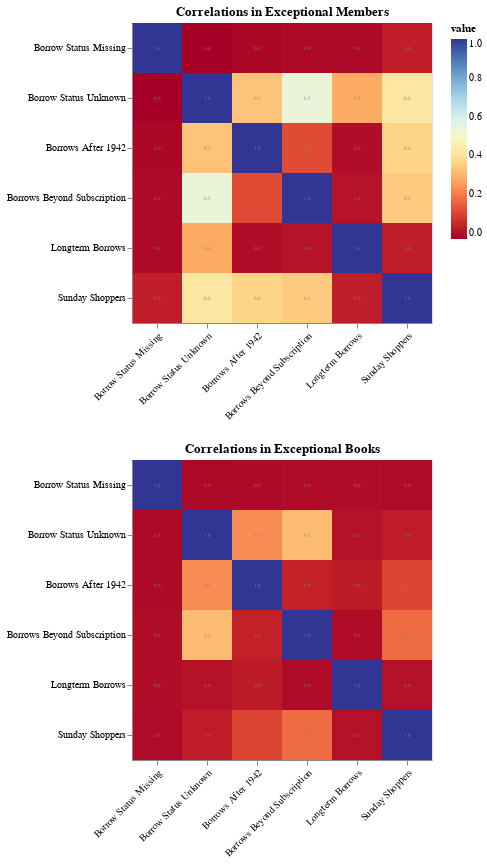

The notebook cell saved with this chart:
### Code cell
chart_books = get_correlation_chart(books_df, 'id', 'Correlations in Exceptional Books')
chart_members = get_correlation_chart(members_df, 'member_id', 'Correlations in Exceptional Members')

alt.vconcat(*[chart_members, chart_books])

### Figure 1 — Vega-Lite specification as saved in the notebook (floating-point values rounded to 4 significant figures)
{"config": {"view": {"continuousWidth": 400, "continuousHeight": 300}}, "vconcat": [{"layer": [{"mark": "rect", "encoding": {"color": {"field": "value", "scale": {"scheme": "redyellowblue"}, "type": "quantitative"}, "x": {"axis": {"labelAngle": -45, "title": ""}, "field": "cat", "type": "nominal"}, "y": {"axis": {"title": ""}, "field": "key", "type": "nominal"}}, "height": 300, "title": "Correlations in Exceptional Members", "transform": [{"fold": ["Borrows After 1942", "Borrows Beyond Subscription", "Sunday Shoppers", "Borrow Status Unknown", "Borrow Status Missing", "Longterm Borrows"]}], "width": 300}, {"mark": {"type": "text", "color": "grey", "size": 5}, "encoding": {"text": {"field": "value", "format": "0.1f", "type": "quantitative"}, "x": {"axis": {"labelAngle": -45, "title": ""}, "field": "cat", "type": "nominal"}, "y": {"axis": {"title": ""}, "field": "key", "type": "nominal"}}, "height": 300, "title": "Correlations in Exceptional Members", "transform": [{"fold": ["Borrows After 1942", "Borrows Beyond Subscription", "Sunday Shoppers", "Borrow Status Unknown", "Borrow Status Missing", "Longterm Borrows"]}], "width": 300}], "data": {"name": "data-4c999b48e3b0bc9628a556ee3fdba8c4"}}, {"layer": [{"mark": "rect", "encoding": {"color": {"field": "value", "scale": {"scheme": "redyellowblue"}, "type": "quantitative"}, "x": {"axis": {"labelAngle": -45, "title": ""}, "field": "cat", "type": "nominal"}, "y": {"axis": {"title": ""}, "field": "key", "type": "nominal"}}, "height": 300, "title": "Correlations in Exceptional Books", "transform": [{"fold": ["Borrows Beyond Subscription", "Longterm Borrows", "Borrow Status Unknown", "Borrows After 1942", "Sunday Shoppers", "Borrow Status Missing"]}], "width": 300}, {"mark": {"type": "text", "color": "grey", "size": 5}, "encoding": {"text": {"field": "value", "format": "0.1f", "type": "quantitative"}, "x": {"axis": {"labelAngle": -45, "title": ""}, "field": "cat", "type": "nominal"}, "y": {"axis": {"title": ""}, "field": "key", "type": "nominal"}}, "height": 300, "title": "Correlations in Exceptional Books", "transform": [{"fold": ["Borrows Beyond Subscription", "Longterm Borrows", "Borrow Status Unknown", "Borrows After 1942", "Sunday Shoppers", "Borrow Status Missing"]}], "width": 300}], "data": {"name": "data-4fa8842c597ceed873a2f7bac021bb50"}}], "$schema": "https://vega.github.io/schema/vega-lite/v4.17.0.json", "datasets": {"data-4c999b48e3b0bc9628a556ee3fdba8c4": [{"exceptional_types": "Borrows After 1942", "Borrows After 1942": 1.0, "Borrows Beyond Subscription": 0.1161, "Sunday Shoppers": 0.3637, "Borrow Status Unknown": 0.3277, "Borrow Status Missing": -0.01511, "Longterm Borrows": -0.002875, "cat": "Borrows After 1942"}, {"exceptional_types": "Borrows Beyond Subscription", "Borrows After 1942": 0.1161, "Borrows Beyond Subscription": 1.0, "Sunday Shoppers": 0.3426, "Borrow Status Unknown": 0.5414, "Borrow Status Missing": -0.01168, "Longterm Borrows": 0.007831, "cat": "Borrows Beyond Subscription"}, {"exceptional_types": "Sunday Shoppers", "Borrows After 1942": 0.3637, "Borrows Beyond Subscription": 0.3426, "Sunday Shoppers": 1.0, "Borrow Status Unknown": 0.4172, "Borrow Status Missing": 0.02911, "Longterm Borrows": 0.02974, "cat": "Sunday Shoppers"}, {"exceptional_types": "Borrow Status Unknown", "Borrows After 1942": 0.3277, "Borrows Beyond Subscription": 0.5414, "Sunday Shoppers": 0.4172, "Borrow Status Unknown": 1.0, "Borrow Status Missing": -0.03054, "Longterm Borrows": 0.2765, "cat": "Borrow Status Unknown"}, {"exceptional_types": "Borrow Status Missing", "Borrows After 1942": -0.01511, "Borrows Beyond Subscription": -0.01168, "Sunday Shoppers": 0.02911, "Borrow Status Unknown": -0.03054, "Borrow Status Missing": 1.0, "Longterm Borrows": -0.01176, "cat": "Borrow Status Missing"}, {"exceptional_types": "Longterm Borrows", "Borrows After 1942": -0.002875, "Borrows Beyond Subscription": 0.007831, "Sunday Shoppers": 0.02974, "Borrow Status Unknown": 0.2765, "Borrow Status Missing": -0.01176, "Longterm Borrows": 1.0, "cat": "Longterm Borrows"}], "data-4fa8842c597ceed873a2f7bac021bb50": [{"exceptional_types": "Borrows Beyond Subscription", "Borrows Beyond Subscription": 1.0, "Longterm Borrows": -0.005448, "Borrow Status Unknown": 0.3113, "Borrows After 1942": 0.03576, "Sunday Shoppers": 0.1699, "Borrow Status Missing": -0.006324, "cat": "Borrows Beyond Subscription"}, {"exceptional_types": "Longterm Borrows", "Borrows Beyond Subscription": -0.005448, "Longterm Borrows": 1.0, "Borrow Status Unknown": 0.004859, "Borrows After 1942": 0.02519, "Sunday Shoppers": 0.001928, "Borrow Status Missing": -0.002808, "cat": "Longterm Borrows"}, {"exceptional_types": "Borrow Status Unknown", "Borrows Beyond Subscription": 0.3113, "Longterm Borrows": 0.004859, "Borrow Status Unknown": 1.0, "Borrows After 1942": 0.2275, "Sunday Shoppers": 0.02556, "Borrow Status Missing": -0.01282, "cat": "Borrow Status Unknown"}, {"exceptional_types": "Borrows After 1942", "Borrows Beyond Subscription": 0.03576, "Longterm Borrows": 0.02519, "Borrow Status Unknown": 0.2275, "Borrows After 1942": 1.0, "Sunday Shoppers": 0.1056, "Borrow Status Missing": -0.01005, "cat": "Borrows After 1942"}, {"exceptional_types": "Sunday Shoppers", "Borrows Beyond Subscription": 0.1699, "Longterm Borrows": 0.001928, "Borrow Status Unknown": 0.02556, "Borrows After 1942": 0.1056, "Sunday Shoppers": 1.0, "Borrow Status Missing": -0.009404, "cat": "Sunday Shoppers"}, {"exceptional_types": "Borrow Status Missing", "Borrows Beyond Subscription": -0.006324, "Longterm Borrows": -0.002808, "Borrow Status Unknown": -0.01282, "Borrows After 1942": -0.01005, "Sunday Shoppers": -0.009404, "Borrow Status Missing": 1.0, "cat": "Borrow Status Missing"}]}}
